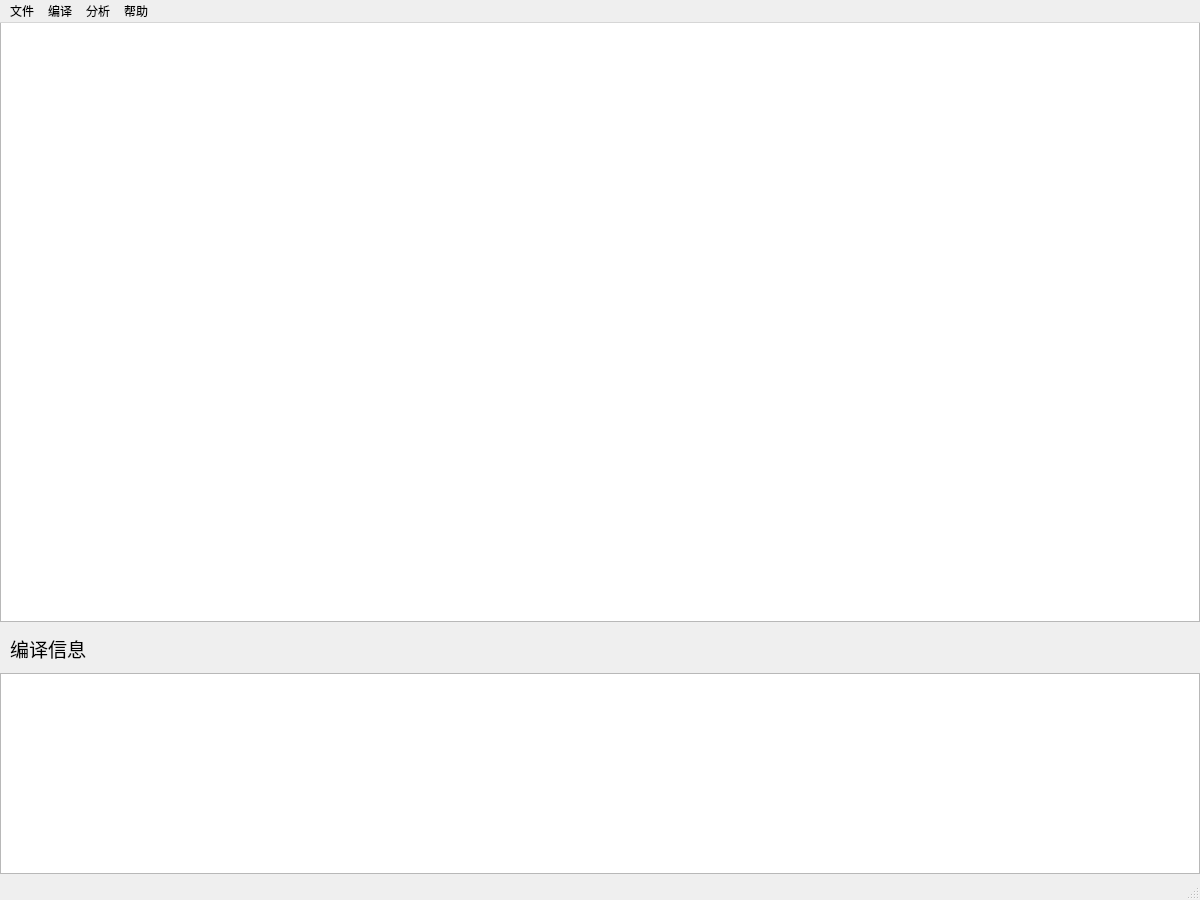
<?xml version="1.0" encoding="UTF-8"?>
<ui version="4.0">
 <class>UI</class>
 <widget class="QMainWindow" name="UI">
  <property name="geometry">
   <rect>
    <x>0</x>
    <y>0</y>
    <width>1200</width>
    <height>900</height>
   </rect>
  </property>
  <property name="minimumSize">
   <size>
    <width>1200</width>
    <height>900</height>
   </size>
  </property>
  <property name="maximumSize">
   <size>
    <width>1200</width>
    <height>900</height>
   </size>
  </property>
  <property name="windowTitle">
   <string>UI</string>
  </property>
  <widget class="QWidget" name="centralwidget">
   <widget class="QTextBrowser" name="SourceText">
    <property name="geometry">
     <rect>
      <x>0</x>
      <y>-1</y>
      <width>1200</width>
      <height>600</height>
     </rect>
    </property>
    <property name="font">
     <font>
      <family>Courier</family>
      <pointsize>9</pointsize>
     </font>
    </property>
    <property name="lineWidth">
     <number>0</number>
    </property>
   </widget>
   <widget class="QTextBrowser" name="InfoText">
    <property name="geometry">
     <rect>
      <x>0</x>
      <y>650</y>
      <width>1200</width>
      <height>201</height>
     </rect>
    </property>
   </widget>
   <widget class="QLabel" name="label">
    <property name="geometry">
     <rect>
      <x>10</x>
      <y>610</y>
      <width>121</width>
      <height>31</height>
     </rect>
    </property>
    <property name="font">
     <font>
      <family>SimSun-ExtB</family>
      <pointsize>14</pointsize>
     </font>
    </property>
    <property name="text">
     <string>编译信息</string>
    </property>
   </widget>
  </widget>
  <widget class="QMenuBar" name="menubar">
   <property name="geometry">
    <rect>
     <x>0</x>
     <y>0</y>
     <width>1200</width>
     <height>28</height>
    </rect>
   </property>
   <widget class="QMenu" name="Compile">
    <property name="title">
     <string>编译</string>
    </property>
    <addaction name="actionGenQuat"/>
    <addaction name="actionGenAsm"/>
    <addaction name="separator"/>
   </widget>
   <widget class="QMenu" name="Tools">
    <property name="title">
     <string>分析</string>
    </property>
    <addaction name="actionLexical"/>
    <addaction name="actionGrammar"/>
    <addaction name="actionPredictTable"/>
    <addaction name="actionParser"/>
    <addaction name="actionparserTree"/>
    <addaction name="actionSemantic"/>
   </widget>
   <widget class="QMenu" name="Help">
    <property name="title">
     <string>帮助</string>
    </property>
    <addaction name="actionHelp"/>
    <addaction name="actionAbout"/>
   </widget>
   <widget class="QMenu" name="File">
    <property name="title">
     <string>文件</string>
    </property>
    <addaction name="actionOpen"/>
    <addaction name="actionClose"/>
    <addaction name="separator"/>
    <addaction name="separator"/>
    <addaction name="actionExit"/>
   </widget>
   <addaction name="File"/>
   <addaction name="Compile"/>
   <addaction name="Tools"/>
   <addaction name="Help"/>
  </widget>
  <widget class="QStatusBar" name="statusbar"/>
  <action name="actionGenQuat">
   <property name="text">
    <string>编译-生成中间代码</string>
   </property>
  </action>
  <action name="actionGenAsm">
   <property name="text">
    <string>编译-生成目标代码</string>
   </property>
  </action>
  <action name="actionLexical">
   <property name="text">
    <string>展示词法分析结果</string>
   </property>
  </action>
  <action name="actionParser">
   <property name="text">
    <string>展示语法分析结果</string>
   </property>
  </action>
  <action name="actionparserTree">
   <property name="text">
    <string>展示语法树</string>
   </property>
  </action>
  <action name="actionSemantic">
   <property name="text">
    <string>展示语义分析结果</string>
   </property>
  </action>
  <action name="actionHelp">
   <property name="text">
    <string>帮助</string>
   </property>
  </action>
  <action name="actionAbout">
   <property name="text">
    <string>关于</string>
   </property>
  </action>
  <action name="actionOpen">
   <property name="text">
    <string>打开文件</string>
   </property>
  </action>
  <action name="actionClose">
   <property name="text">
    <string>关闭文件</string>
   </property>
  </action>
  <action name="actionExit">
   <property name="text">
    <string>退出</string>
   </property>
  </action>
  <action name="actionGrammar">
   <property name="text">
    <string>展示LL1文法</string>
   </property>
  </action>
  <action name="actionPredictTable">
   <property name="text">
    <string>展示预测分析表</string>
   </property>
  </action>
 </widget>
 <resources/>
 <connections/>
</ui>
